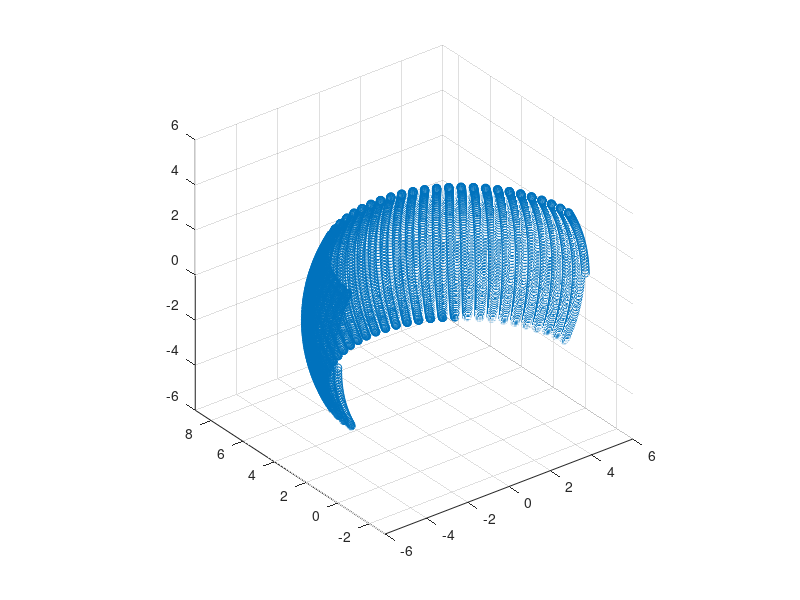

Write the MATLAB code that produced this figure. (Note: this script raises an error after producing the figure.)
% Runs a circle around a cube

clear
close all
clc


%% Options

% LIDAR
LidarFOVHeight = pi/6; %radians
LidarFOVWidth = pi/4; %radians
LidarArrayWidth = 50;
LidarArrayHeight = 50;
lidarImageRate = 1; %one to create lidar image for every camera image

%circle parameters
R = 6; %radius
Nrev = 10000; %number of images per revolution
inc = .5; %magnitude of oscilations
Revs = .5; %number of revolutions around the cube
Noscil = 70; %number of oscillations per revolution
N = round(Revs*Nrev);

%control if we used compiled code for image generation
useMexForImgGen = false;

%true depth data is massive, run this if you only want to create and save
%it at the target index
targIdx = 2501;
runTargOnly = true;


%% Main
%path for wahba solver
addpath('../matlabScripts/')

theta = linspace(0,2*pi*Revs,N);
% phi = (theta/(6*Revs)).*sin(3*theta) + inc*sin(Noscil*theta);
phi = inc*sin(Noscil*theta);
x = zeros(3,N);
for ii = 1:N
    x(1,ii) = R*cos(theta(ii))*cos(phi(ii));
    x(2,ii) = R*sin(theta(ii))*cos(phi(ii));
    x(3,ii) = R*sin(phi(ii));
    %     x(3,ii) = inc;
end

figure
scatter3(x(1,:),x(2,:),x(3,:))
axis equal

% Create the cube
P = [1; 0; 0];
s = 0.5;
sw = 0.05;
fc = [1 0 0;
    0 1 0;
    0 0 1;
    1 1 0;
    1 0 1;
    0 1 1];

ec = [.1 .1 .1];
C = createCube(P, s, sw, fc, ec);

%create more cubes
P2 = [0; 0; -2];
C2 = createCube(P2, s, sw, fc, ec);

P3 = [1; -1; 0];
C3 = createCube(P3, s, sw, fc, ec);

P4 = [0; 2; .5];
C4 = createCube(P4, s, sw, fc, ec);

P5 = [-1; 0; 0];
C5 = createCube(P5, s, sw, fc, ec);

P6 = [.4; -1; .4];
C6 = createCube(P6, s, sw, fc, ec);

%create an all encompassing rectangular prism
s = [14; 14; 12];
sw = .1;
C7 = createRectangularPrism([0, 0, 0]', s, sw, fc, ec, true);

%more cubes
P8 = [.4; 1; .4];
s = 0.5;
sw = .05;
C8 = createCube(P8, s, sw, fc, ec);

P9 = [-.4; 0; -.4];
C9 = createCube(P9, s, sw, fc, ec);

P10 = [-.4; -1; -.4];
C10 = createCube(P10, s, sw, fc, ec);

P11 = [.2; -1; 2];
C11 = createCube(P11, s, sw, fc, ec);

%cube cell array
CArray = cell(2,1);
CArray{1} = C;
CArray{2} = C2;
CArray{3} = C3;
CArray{4} = C4;
CArray{5} = C5;
CArray{6} = C6;
CArray{7} = C7;
CArray{8} = C8;
CArray{9} = C9;
CArray{10} = C10;
CArray{11} = C11;

% createPixelVectors and camera information
f = 500;
width = 640;
height = 480;
sz = [width, height];
px = width/2;
py = height/2;
K = [f, 0, px;
    0, f, py;
    0, 0, 1];

V = createPixelVectors(K,width,height);

%create pixel assignments for lidar points
%build lidar angle array
LidarYawAngles = linspace(LidarFOVWidth/2,-LidarFOVWidth/2,LidarArrayWidth);  %note intentional sign reversal
LidarPitchAngles = linspace(-LidarFOVHeight/2,LidarFOVHeight/2,LidarArrayHeight);
lidarPixelMatches = zeros(LidarArrayHeight,LidarArrayWidth,2);
for ii = 1:LidarArrayWidth
    for jj = 1:LidarArrayHeight
        %create vector corresponding to these angles
        r = zeros(3,1);
        r(2) = sin(LidarPitchAngles(jj));
        r13 = cos(LidarPitchAngles(jj));
        r(1) = -r13*sin(LidarYawAngles(ii));
        r(3) = r13*cos(LidarYawAngles(ii));
                
        %map to pixels
        pbar = K*r;
        p = zeros(2,1);
        p(1) = round(pbar(1)/pbar(3));
        p(2) = round(pbar(2)/pbar(3));
        
        lidarPixelMatches(jj,ii,:) = p;
        
    end
end

%putput pixels to make sure everything is correct
figure
hold on
scatter(lidarPixelMatches(1,1,1),lidarPixelMatches(1,1,2))
scatter(lidarPixelMatches(1,end,1),lidarPixelMatches(1,end,2))
scatter(lidarPixelMatches(end,end,1),lidarPixelMatches(end,end,2))
scatter(lidarPixelMatches(end,1,1),lidarPixelMatches(end,1,2))
legend('UL','UR','LR','LL','Location','best')
set(gca, 'YDir','reverse')

%run through and create an image at each point, always pointing towards the
%center
vz = [0; 0; 1];
vx = [1; 0; 0];
vBMat = [vx'; vz'];
aVec = [1; 1];

imgFig = figure;
imgDFig = figure;
lidarFig = figure;

%generate quaternions
qArray = zeros(N,4);
for ii = 1:N
    
        %create the quaternion for this location
    imFoc = [0 0 0]'; %point the image is centered on
    vz_I = imFoc - x(:,ii); %camera z-axis in the inertial frame
    vx_I = [vz_I(2); -vz_I(1); 0]; %camera x-axis in the inertial frame
    
    %normalize vectors
    vx_I = vx_I/norm(vx_I);
    vz_I = vz_I/norm(vz_I);
    
    %create matrix and solve wahbas problem
    vIMat = [vx_I'; vz_I'];
    RBI = wahbaSolver(aVec,vIMat,vBMat);
    q = dcm2quat(RBI);
    qArray(ii,:) = q;
    
end

%create all the images
imgDArray = zeros(sz(2),sz(1),N);
tic

%control which images are created
if(runTargOnly)
    idxs = targIdx;
else
    idxs = 1:N;
end

for ii = idxs

    
%     tic
    if(useMexForImgGen)
        imgRGBD = createImage_mex(CArray, x(:,ii), qArray(ii,:)', V, sz, K);
    else
        imgRGBD = createImage(CArray, x(:,ii), qArray(ii,:)', V, sz, K);
    end
        
%     toc
    
    %extract RGB info
    img = imgRGBD(:,:,1:3);
    imgD = imgRGBD(:,:,4);
    imgLidar = createLidarImage(imgD, lidarPixelMatches);
    
    %save Depth
    imgDArray(:,:,ii) = imgD;
    
    %filter and display
    imgFilt = imgaussfilt(img,1);
    %     imgFilt = img;
    %     imshow(img);
    
    figure(imgFig);
    imshow(imgFilt);
    
    figure(imgDFig)
    s = surf(imgD);
    s.EdgeColor = 'interp';
    view([0 0 -1])
    
    figure(lidarFig)
    s = surf(imgLidar);
    s.EdgeColor = 'interp';
    view([0 0 -1])
    
    imwrite(imgFilt,strcat('images/cubeCircling',num2str(ii,'%04i'),'.jpg'))
    dlmwrite(strcat('lidarImages/cubeCircling',num2str(ii,'%04i'),'.csv'),imgLidar,...
        'precision','%.4f')
    
    disp('Percent Complete:')
    disp(ii/N*100)
    
end
toc

%write out truth data
truth.CArray = CArray;
truth.traj = x;
truth.quat = qArray;
truth.depth = imgDArray;
save('slamSIM_truth.mat','truth','-v7.3');